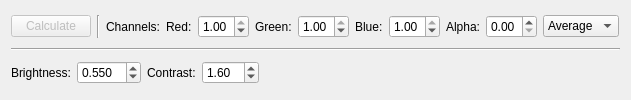
            <widget class="QWidget" name="tab_spec">
             <property name="enabled">
              <bool>true</bool>
             </property>
             <attribute name="title">
              <string>Specularmap</string>
             </attribute>
             <layout class="QVBoxLayout" name="verticalLayout_4">
              <item>
               <layout class="QHBoxLayout" name="horizontalLayout_5">
                <item>
                 <widget class="QPushButton" name="pushButton_calcSpec">
                  <property name="enabled">
                   <bool>false</bool>
                  </property>
                  <property name="text">
                   <string>Calculate</string>
                  </property>
                  <property name="flat">
                   <bool>false</bool>
                  </property>
                 </widget>
                </item>
                <item>
                 <widget class="Line" name="line_2">
                  <property name="orientation">
                   <enum>Qt::Vertical</enum>
                  </property>
                 </widget>
                </item>
                <item>
                 <widget class="QLabel" name="label_5">
                  <property name="enabled">
                   <bool>true</bool>
                  </property>
                  <property name="text">
                   <string>Channels:</string>
                  </property>
                 </widget>
                </item>
                <item>
                 <widget class="QLabel" name="label_7">
                  <property name="text">
                   <string>Red:</string>
                  </property>
                 </widget>
                </item>
                <item>
                 <widget class="QDoubleSpinBox" name="doubleSpinBox_spec_redMul">
                  <property name="decimals">
                   <number>2</number>
                  </property>
                  <property name="maximum">
                   <double>1.000000000000000</double>
                  </property>
                  <property name="singleStep">
                   <double>0.100000000000000</double>
                  </property>
                  <property name="value">
                   <double>1.000000000000000</double>
                  </property>
                 </widget>
                </item>
                <item>
                 <widget class="QLabel" name="label_8">
                  <property name="text">
                   <string>Green:</string>
                  </property>
                 </widget>
                </item>
                <item>
                 <widget class="QDoubleSpinBox" name="doubleSpinBox_spec_greenMul">
                  <property name="decimals">
                   <number>2</number>
                  </property>
                  <property name="maximum">
                   <double>1.000000000000000</double>
                  </property>
                  <property name="singleStep">
                   <double>0.100000000000000</double>
                  </property>
                  <property name="value">
                   <double>1.000000000000000</double>
                  </property>
                 </widget>
                </item>
                <item>
                 <widget class="QLabel" name="label_9">
                  <property name="text">
                   <string>Blue:</string>
                  </property>
                 </widget>
                </item>
                <item>
                 <widget class="QDoubleSpinBox" name="doubleSpinBox_spec_blueMul">
                  <property name="decimals">
                   <number>2</number>
                  </property>
                  <property name="maximum">
                   <double>1.000000000000000</double>
                  </property>
                  <property name="singleStep">
                   <double>0.100000000000000</double>
                  </property>
                  <property name="value">
                   <double>1.000000000000000</double>
                  </property>
                 </widget>
                </item>
                <item>
                 <widget class="QLabel" name="label_10">
                  <property name="text">
                   <string>Alpha:</string>
                  </property>
                 </widget>
                </item>
                <item>
                 <widget class="QDoubleSpinBox" name="doubleSpinBox_spec_alphaMul">
                  <property name="decimals">
                   <number>2</number>
                  </property>
                  <property name="maximum">
                   <double>1.000000000000000</double>
                  </property>
                  <property name="singleStep">
                   <double>0.100000000000000</double>
                  </property>
                  <property name="value">
                   <double>0.000000000000000</double>
                  </property>
                 </widget>
                </item>
                <item>
                 <widget class="QComboBox" name="comboBox_mode_spec">
                  <item>
                   <property name="text">
                    <string>Average</string>
                   </property>
                  </item>
                  <item>
                   <property name="text">
                    <string>Max</string>
                   </property>
                  </item>
                 </widget>
                </item>
                <item>
                 <spacer name="horizontalSpacer_5">
                  <property name="orientation">
                   <enum>Qt::Horizontal</enum>
                  </property>
                  <property name="sizeType">
                   <enum>QSizePolicy::MinimumExpanding</enum>
                  </property>
                  <property name="sizeHint" stdset="0">
                   <size>
                    <width>1</width>
                    <height>20</height>
                   </size>
                  </property>
                 </spacer>
                </item>
               </layout>
              </item>
              <item>
               <widget class="Line" name="line_4">
                <property name="orientation">
                 <enum>Qt::Horizontal</enum>
                </property>
               </widget>
              </item>
              <item>
               <layout class="QHBoxLayout" name="horizontalLayout_8">
                <item>
                 <widget class="QLabel" name="label_11">
                  <property name="text">
                   <string>Brightness:</string>
                  </property>
                 </widget>
                </item>
                <item>
                 <widget class="QDoubleSpinBox" name="doubleSpinBox_spec_scale">
                  <property name="decimals">
                   <number>3</number>
                  </property>
                  <property name="singleStep">
                   <double>0.050000000000000</double>
                  </property>
                  <property name="value">
                   <double>0.550000000000000</double>
                  </property>
                 </widget>
                </item>
                <item>
                 <widget class="QLabel" name="label_13">
                  <property name="text">
                   <string>Contrast:</string>
                  </property>
                 </widget>
                </item>
                <item>
                 <widget class="QDoubleSpinBox" name="doubleSpinBox_spec_contrast">
                  <property name="singleStep">
                   <double>0.100000000000000</double>
                  </property>
                  <property name="value">
                   <double>1.600000000000000</double>
                  </property>
                 </widget>
                </item>
                <item>
                 <spacer name="horizontalSpacer_7">
                  <property name="orientation">
                   <enum>Qt::Horizontal</enum>
                  </property>
                  <property name="sizeHint" stdset="0">
                   <size>
                    <width>40</width>
                    <height>20</height>
                   </size>
                  </property>
                 </spacer>
                </item>
               </layout>
              </item>
             </layout>
            </widget>
